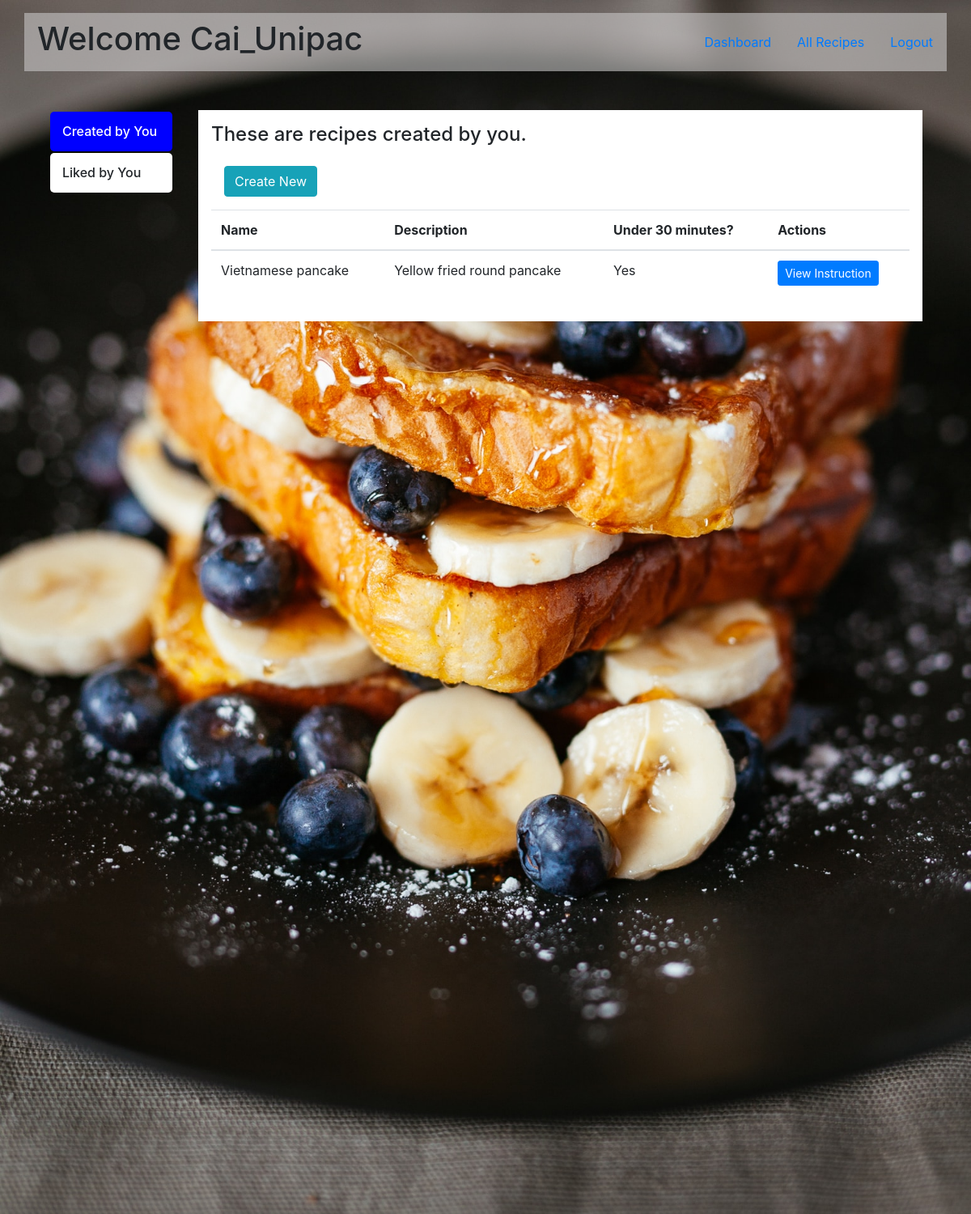
The app's page /review (signed in) with its own data.
### models.py (models this page shows)
class User(db.Model):
    id = db.Column(db.Integer, primary_key=True, autoincrement=True)
    user_name = db.Column(db.String(45), nullable=False)
    email = db.Column(db.String(45), nullable=False)
    location = db.Column(db.String(45), nullable=False)
    hashed_pw = db.Column(db.String(60), nullable=False)
    birthdate = db.Column(db.String(15), nullable=False)
    created_at = db.Column(db.DateTime, server_default=func.now())
    updated_at = db.Column(
        db.DateTime, server_default=func.now(), onupdate=func.now())
    recipes_this_user_likes = db.relationship('Recipe', secondary=likes_table)

class Recipe(db.Model):
    id = db.Column(db.Integer, primary_key=True, autoincrement=True)
    name = db.Column(db.String(100), nullable=False)
    description = db.Column(db.Text, nullable=False)
    ingredients = db.Column(db.Text(), nullable=False)
    instructions = db.Column(db.Text, nullable=False)
    under30 = db.Column(db.String(3), default="Yes", nullable=False)
    author_id = db.Column(db.Integer, db.ForeignKey('user.id'), nullable=False)
    author = db.relationship('User', foreign_keys=[
                             author_id], backref='recipes', lazy=True)
    users_who_like_this_recipe = db.relationship('User', secondary=likes_table)

### controller_functions.py (the view)
def review():
    if session['userID']:
        user = User.query.get(session['userID'])
        recipes = Recipe.query.all()
        liked_recipes = []
        for recipe in user.recipes_this_user_likes:
            liked_recipes.append(recipe.id)
        return render_template('review.html', user=user, recipes=recipes, liked_recipes=liked_recipes)
    else:
        return redirect('/')

### templates/review.html (shortened to what this page needs)
<!DOCTYPE html>
<html class="no-js">
  <head>
    <link
      rel="stylesheet"
      href="https://stackpath.bootstrapcdn.com/bootstrap/4.1.3/css/bootstrap.min.css"
    />
    <link
      rel="stylesheet"
      type="text/css"
      href="{{ url_for('static', filename='styles/index.css') }}"
    />
  </head>
  <body>
    <div class="review">
      <div class="container pt-3">
        <nav class="navbar row transparent  ">
          <h1>Welcome {{ user.user_name }}</h1>
          <div class="text-right row">
            <a href="/dashboard" class="nav-link">Dashboard</a>
            <a href="/all_recipes" class="nav-link">All Recipes</a>
            <a href="/logout" class="nav-link">Logout</a>
          </div>
        </nav>
        <div class="container">
          <div class="row">
            <div class="col-md-2 mt-5 recipe-tab">
              <h6 class="pill-select active" id="created-tab">
                Created by You
              </h6>
              <h6 class="pill-select" id="liked-tab">Liked by You</h6>
            </div>
            <div class="col-md-10">
              <div
                class="container bg-white text-black mt-5 p-3 appear"
                id="created_recipe"
              >
                <h4>These are recipes created by you.</h4>
                <a href="/create" class="btn btn-md btn-info m-3">Create New</a>
                <table class="table">
                  <thead>
                    <th>Name</th>
                    <th>Description</th>
                    <th>Under 30 minutes?</th>
                    <th>Actions</th>
                  </thead>
                  {% for recipe in recipes %} {% if recipe.author_id == user.id
                  %}
                  <tr>
                    <td>{{ recipe.name }}</td>
                    <td>{{ recipe.description }}</td>
                    <td>{{ recipe.under30 }}</td>
                    <td>
                      <a
                        href="/instruction/{{ recipe.id }}"
                        class="btn btn-sm btn-primary"
                        >View Instruction</a
                      >
                    </td>
                  </tr>
                  {% endif %} {% endfor %}
                </table>
              </div>
            </div>
          </div>
        </div>
      </div>
    </div>
  </body>
</html>

### static/styles/index.css (style rules this page uses)
.transparent { background: rgba(201, 199, 199, 0.6); }
.review { height: 1500px; background-image: url("../img/french-toast.jpg"); background-size: cover; }
.appear { -webkit-animation-name: moveInBack; animation-name: moveInBack; -webkit-animation-duration: 5s; animation-duration: 5s; -webkit-animation-timing-function: ease-out; animation-timing-function: ease-out; }
.pill-select { background-color: white; border-radius: 5px; margin: 2px; padding: 15px; cursor: pointer; }
.active { background-color: blue; color: white; }

### records on screen
User: user_name "Cai_Unipac"
Recipe: name "Vietnamese pancake", description "Yellow fried round pancake", under30 "Yes"
